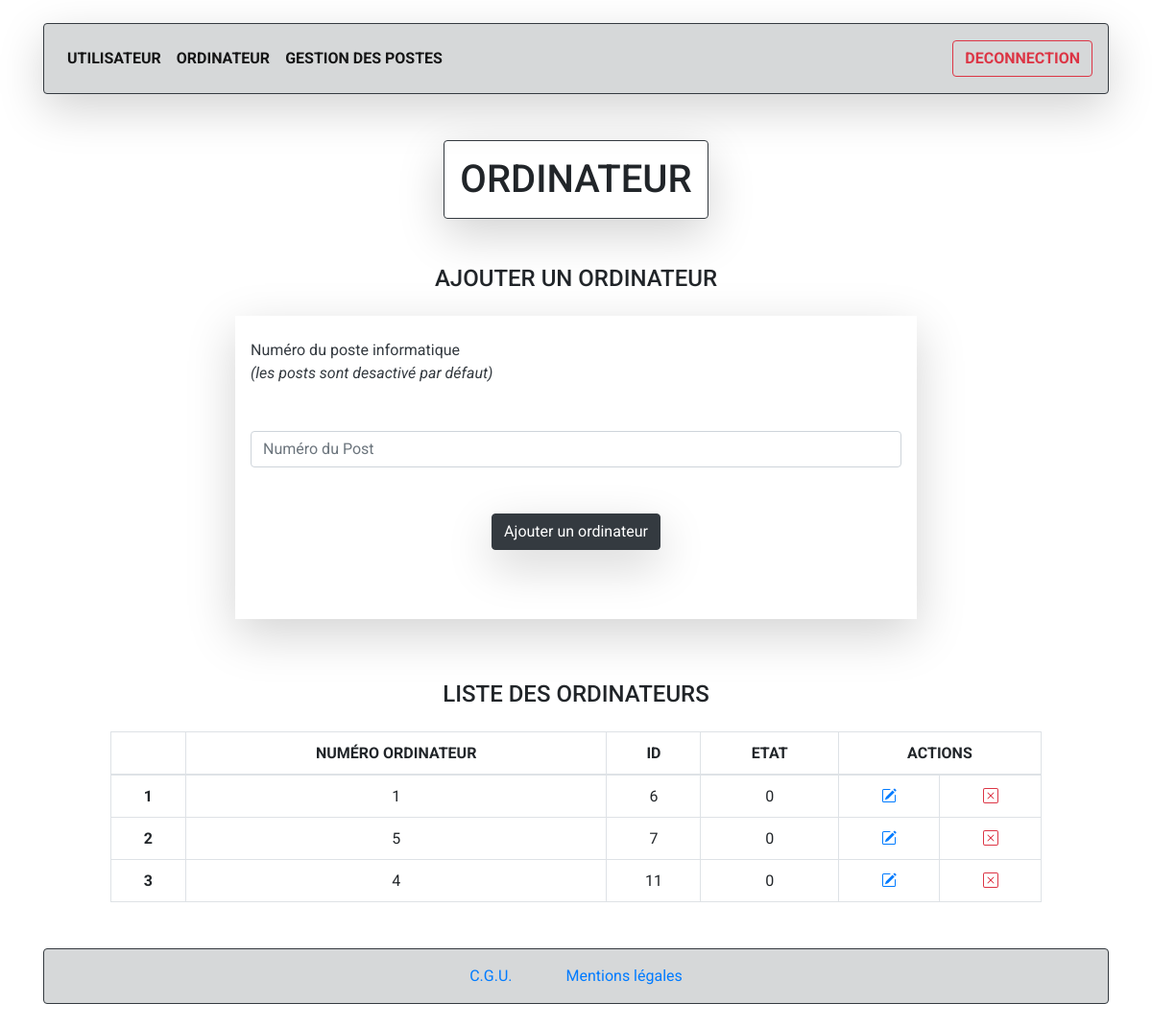
Page /src/pages/admin/computer-gestion.php on the earlier database version.
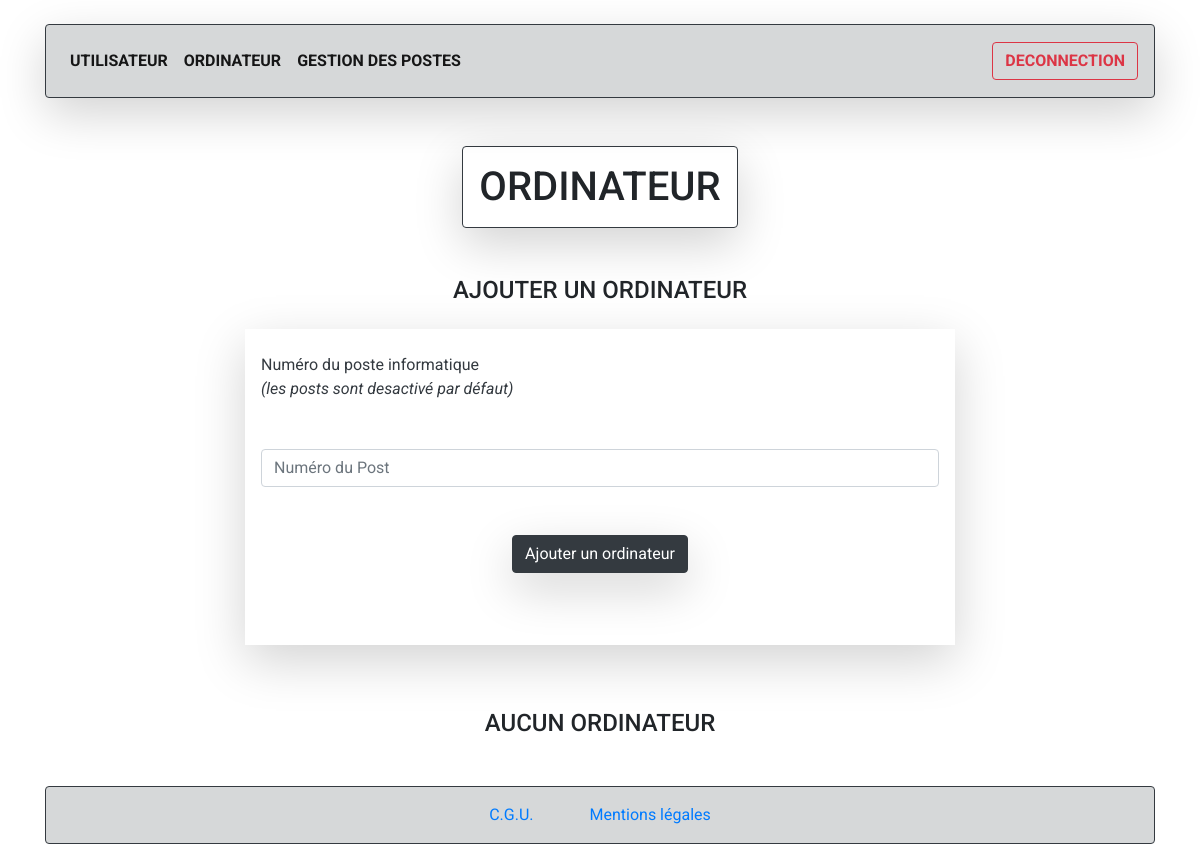
Same page on the later database version.
### tables this page shows
CREATE TABLE `computers` (
  `id` int(10) UNSIGNED NOT NULL,
  `numbers` int(20) NOT NULL,
  `etat` tinyint(1) DEFAULT NULL,
  `created` timestamp NOT NULL DEFAULT CURRENT_TIMESTAMP,
  `update_at` timestamp NULL DEFAULT NULL
);

### src/controller/admin-function.php (called while the page is built, shortened)
<?php
$update = "false";
function readComputers()
{
    global $db_connect;
    $sql = "SELECT * FROM computers";
    $query = $db_connect->query($sql);
    $computers = $query->fetch_all(MYSQLI_ASSOC);
    return $computers;
}

### src/pages/admin/computer-gestion.php (the view, shortened to what this page needs)
<?php
require '../../layout/head.php';
require '../../../config/local-server.php';
require '../../controller/admin-function.php';
$computers = readComputers();
?>
</head>
<body>
    <header class="container">
        <?php require '../../layout/navbar.php'; ?>
    </header>
    <div class="container d-flex justify-content-center">
        <div class="m-0">
            <h1 class="shadow-lg p-3 mb-5 border border-dark  rounded ">ORDINATEUR</h1>
        </div>
    </div>
    <section>
        <div class="container d-flex flex-column align-items-center justify-content-center ">
            <div class="mb-5   col-lg-8 col-md-8 col-12">
            <h4 class="text-center mb-4"> <?php if(isset($number)){echo ' MODIFIER LE PC '. $number;}
            else { ?> AJOUTER UN ORDINATEUR <?php }
            ?></h4>
                <form class="col px-3 py-4 shadow-lg " method="POST">
                    <div class="mb-3">
                        <label for="exampleFormControlInput1" class="form-label text-dark mb-5">Numéro du poste informatique <br><i>(les posts sont desactivé par défaut)</i></label>
                        <input type="number" class="form-control" id="number" name="number" placeholder="Numéro du Post" title="Veuillez saisir le numéro du poste"  value="<?php if(isset($number)){echo $number;} ?>">
                    </div>
                    <?php if ($update === true) : ?>
                        <div class="d-flex justify-content-center m-5 ">
                        <button type="submit" name="update-computer" class="btn btn-dark shadow-lg ">Modifier cet ordinateur</button>
                    </div>
                    <?php else : ?>
                        <div class="d-flex justify-content-center m-5 ">
                        <button type="submit" name="register-computer" class="btn btn-dark shadow-lg ">Ajouter un ordinateur</button>
                    </div>
                    <?php endif; ?>
                </form>
            </div>
        </div>
    </section>
    <section class="container col-10 mb-5">
        <div>
            <?php if (empty($computers)) : ?>
                <h4 class="text-center mb-4">AUCUN ORDINATEUR</h4>
            <?php else : ?>
                <h4 class="text-center mb-4">LISTE DES ORDINATEURS</h4>
                <table class="table table-bordered  text-center">
                    <thead class="text-uppercase">
                        <tr>
                            <th scope="col"></th>
                            <th scope="col">Numéro ordinateur</th>
                            <th scope="col">id</th>
                            <th scope="col">Etat</th>
                            <th colspan="2">actions</th>
                        </tr>
                    </thead>
                    <tbody>
                        <?php foreach ($computers as $key => $computer) : ?>
                            <div class="user">
                                <tr>
                                    <th scope="row"><?php echo $key + 1; ?></th>
                                    <td class="align-middle "><?php echo $computer['numbers']; ?></td>
                                    <td class="align-middle " style="font-size:2vh;"><?php echo $computer['id']; ?></td>
                                    <td class="align-middle " style="font-size:2vh;"><?php echo $computer['etat']; ?></td>
                                    <td class="align-middle">
                                        <a class="" href="computer-gestion.php?edit-computer=<?php echo $computer['id']; ?>" role="button">
                                        </a>
                                    </td>
                                    <td class="align-middle">
                                        <a class="text-danger" href="computer-gestion.php?delete-computer=<?php echo $computer['id']; ?>" role="button">
                                        </a>
                                    </td>
                                </tr>
                            </div>
                        <?php endforeach; ?>
                    </tbody>
                </table>
            <?php endif; ?>
        </div>
    </section>
    <div class="container  d-flex justify-content-center">
        <?php require '../../layout/footer.php'; ?>
    </div>
</body>
</html>

### src/layout/head.php (shortened to what this page needs)
<html lang="fr">
<head>
    <link rel="stylesheet" href="https://cdn.jsdelivr.net/npm/bootstrap@4.6.0/dist/css/bootstrap.min.css"
>
    <link rel="stylesheet" href="https://cdnjs.cloudflare.com/ajax/libs/OwlCarousel2/2.3.4/assets/owl.carousel.min.css"
 />
    <link rel="stylesheet"
        href="https://cdnjs.cloudflare.com/ajax/libs/OwlCarousel2/2.3.4/assets/owl.theme.default.min.css"
 />
    <link rel="stylesheet" href="../../../public/css/style.css">

### src/layout/navbar.php (shortened to what this page needs)
<nav class="navbar navbar-expand-lg navbar-light alert alert-dark shadow-lg p-3 mb-5 mt-4 rounded  border border-dark ">
  <div class="collapse navbar-collapse" id="navbarTogglerDemo01">
    <ul class="navbar-nav mr-auto mt-2 mt-lg-0">
      <li class="nav-item active">
        <a class="nav-link font-weight-bold" href="../admin/user-gestion.php">UTILISATEUR<span class="sr-only">(current)</span></a>
      </li>
      <li class="nav-item active">
        <a class="nav-link font-weight-bold" href="../admin/computer-gestion.php">ORDINATEUR<span class="sr-only">(current)</span></a>
      </li>
      <li class="nav-item active">
        <a class="nav-link font-weight-bold" href="../admin/attribution-gestion.php">GESTION DES POSTES<span class="sr-only">(current)</span></a>
      </li>
    </ul>
    <form class="form-inline my-2 my-lg-0">
      <button class="btn btn-outline-danger my-2 my-sm-0 font-weight-bold" method="GET" name="disconnect-admin" type="submit">DECONNECTION</button>
    </form>
  </div>
</nav>

### src/layout/footer.php
<footer class="col-12   d-flex justify-content-center navbar  navbar-light alert alert-dark   mb-3  rounded  border border-dark  mb-4 ">
    <div class=" d-flex justify-content-around"  class="">
    <a href="#" class="p-1 mr-5" >C.G.U.</a>
    <a href="#" class="p-1">Mentions légales</a>
    </div>
</footer>

### public/css/style.css (style rules this page uses)
body { height: 100% !important; font-family: 'Roboto', sans-serif; letter-spacing: 0px!important; }

Differences in the rows shown:
removed computers: numbers "1", id "6", etat "0"
removed computers: numbers "5", id "7", etat "0"
removed computers: numbers "4", id "11", etat "0"
Other differences:
text no longer shown: "LISTE DES ORDINATEURS NUMÉRO ORDINATEUR ID ETAT ACTIONS"
text now shown: "AUCUN ORDINATEUR"
